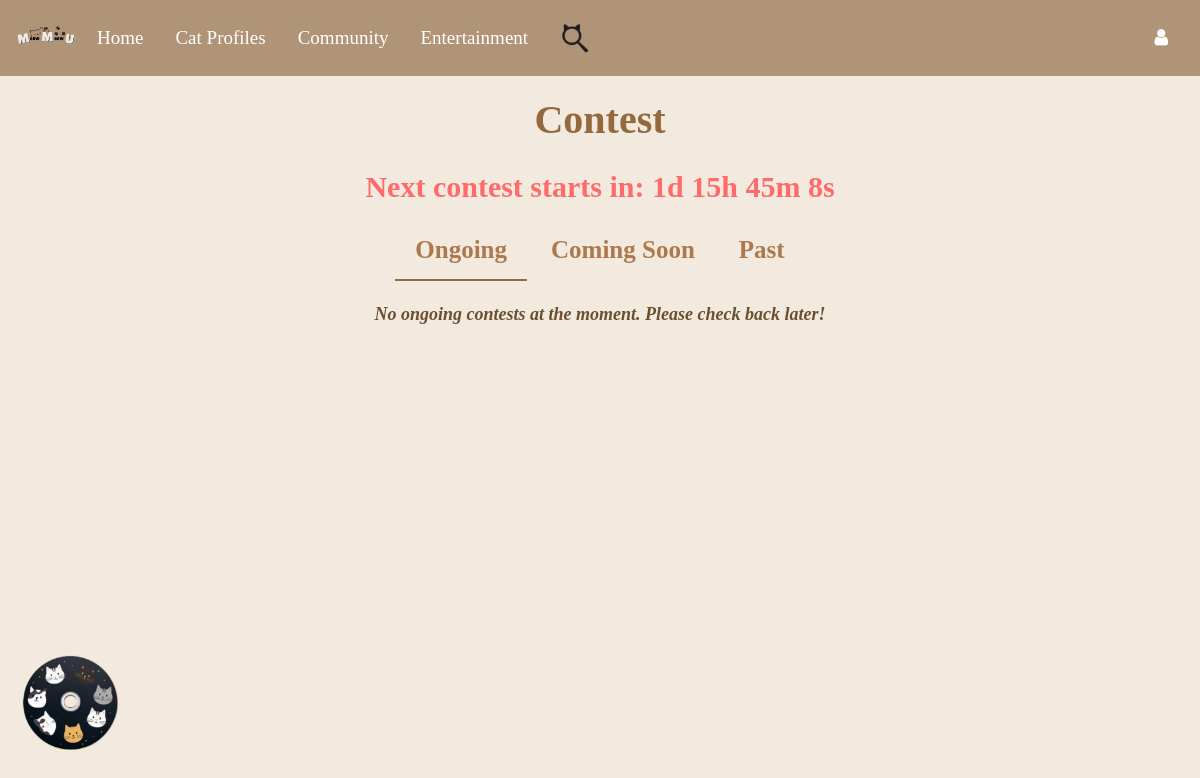
/contest_page, run on an earlier commit of the app's database.
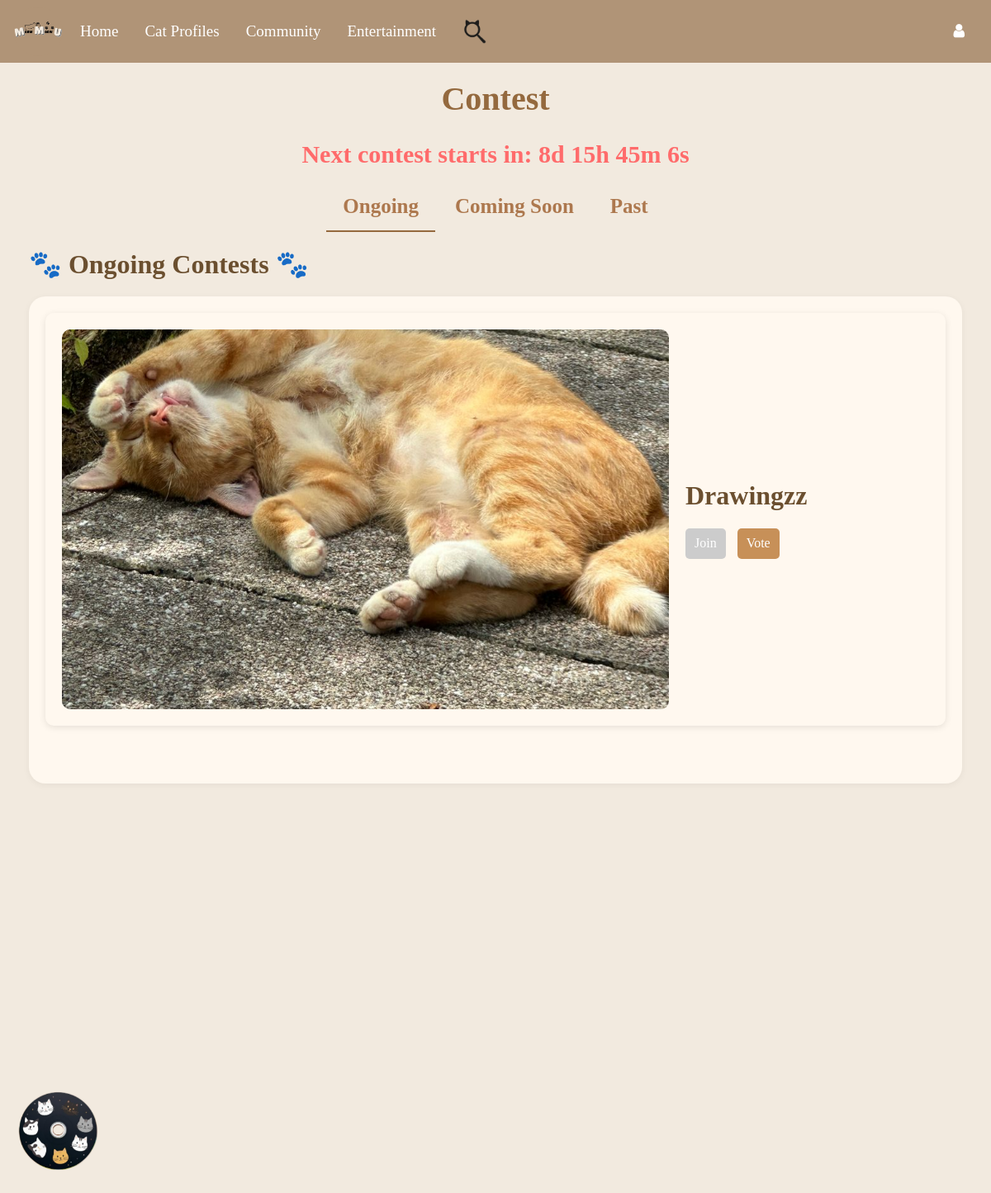
And on a later commit of the database.
### tables this page shows
CREATE TABLE contests (
    id INTEGER PRIMARY KEY AUTOINCREMENT,
    name TEXT NOT NULL,
    start_date TEXT NOT NULL,
    end_date TEXT NOT NULL,
    voting_start TEXT NOT NULL,
    voting_end TEXT NOT NULL,
    result_announcement TEXT NOT NULL,
    purpose TEXT NOT NULL,
    rules TEXT NOT NULL,
    prizes TEXT NOT NULL,
    banner_url TEXT
);

### Website/contestmanagement.py (the view)
@contestmanagement_bp.route("/contest_page")
def contest_page():
    print(f"DEBUG: current_user = {current_user}")  # Debugging current_user
    user_role = getattr(current_user, 'role', 'user')
    print(f"DEBUG: user_role = {user_role}")
    conn = get_db_connection()
    contests = conn.execute("SELECT * FROM contests").fetchall()  # Get all contests
    conn.close()
    today = date.today()
    contests = [dict(c) for c in contests]
    for c in contests:
        c["start_date"] = datetime.strptime(c["start_date"], "%Y-%m-%d").date()  #Convert string to date
        c["end_date"] = datetime.strptime(c["end_date"], "%Y-%m-%d").date()  #Convert string to date
        c["voting_end"] = datetime.strptime(c["voting_end"], "%Y-%m-%d").date()
    ongoing_contests = sorted(
        [c for c in contests if c["start_date"] <= today and c["voting_end"] >= today], key=lambda x: x["voting_end"]
    )  #Sort ongoing contests so those ending soonest are first
    upcoming_contests = sorted(
        [c for c in contests if c["start_date"] > today], key=lambda x: x["start_date"]
    )  #Sort upcoming contests by start date
    completed_contests = sorted(
        [c for c in contests if c["voting_end"] < today], key=lambda x: x["voting_end"], reverse=True
    )  #Sort completed contests with the latest ended at the top
    PER_PAGE = 3
    page_ongoing = request.args.get('page_ongoing', 1, type=int)
    page_upcoming = request.args.get('page_upcoming', 1, type=int)
    page_completed = request.args.get('page_completed', 1, type=int)
    section = request.args.get('section', 'ongoing')
    def paginate(items, page):
        start = (page - 1) * PER_PAGE
        end = start + PER_PAGE
        total_pages = (len(items) + PER_PAGE - 1) // PER_PAGE
        return items[start:end], total_pages
    ongoing_page_items, ongoing_total_pages = paginate(ongoing_contests, page_ongoing)
    upcoming_page_items, upcoming_total_pages = paginate(upcoming_contests, page_upcoming)
    completed_page_items, completed_total_pages = paginate(completed_contests, page_completed)
    return render_template("contest.html", contests=contests, user=current_user, user_role=user_role, user_has_submitted=user_has_submitted,
                           ongoing_contests=ongoing_page_items, upcoming_contests=upcoming_page_items, completed_contests=completed_page_items,
                           ongoing_page=page_ongoing, ongoing_total_pages=ongoing_total_pages, upcoming_page=page_upcoming, upcoming_total_pages=upcoming_total_pages, completed_page=page_completed, completed_total_pages=completed_total_pages, section=section)

### Website/contestmanagement.py (called while the page is built, shortened)
def get_db_connection():
    db_path = os.path.join(os.path.dirname(__file__), '..', 'instance', 'datebase.db')
    db_path = os.path.abspath(db_path)
    conn = sqlite3.connect(db_path)
    conn.row_factory = sqlite3.Row
    return conn

def user_has_submitted(name, contest_id):
    if not name or not contest_id:
        return False

### Website/templates/contest.html (shortened to what this page needs)
{% extends 'base.html' %}
{% block content %}
<div style="padding: 20px;">
    <h1>Contest</h1>
    <p id="countdown"></p>
    <div class="nav-bar-contest">
        <button class="tab-button active" onclick="showContest('ongoing')">Ongoing</button>
        <button class="tab-button" onclick="showContest('comingsoon')">Coming Soon</button>
        <button class="tab-button" onclick="showContest('past')">Past</button>
    </div>
    <div id="ongoing" class="contest-section">
        {% if ongoing_contests %}
        <h2>🐾 Ongoing Contests 🐾</h2>
        {% for contest in ongoing_contests %}
        <div class="individual-contest-container">
            <div class="flip-card" onclick="this.classList.toggle('flipped')">
                <div class="flip-card-inner">
                    <div class="flip-card-front">
                        {% if contest.banner_url and contest.banner_url != '' %}
                        <img src="{{ url_for('static', filename='contest/' + contest.banner_url.split('/')[-1]) }}"
                            alt="Contest Banner" class="banner">
                        {% endif %}
                        <div class="contest-info">
                            <h2>{{ contest.name }}</h2>
                            <button class="join-button" id="joinButton-{{ contest.id }}"
                                data-start="{{ contest.start_date }}" data-end="{{ contest.end_date }}"
                                onclick="event.stopPropagation(); redirectToSubmission('{{ contest.id }}')">Join</button>
                            {% if contest in ongoing_contests %}
                            <button class="vote-button"
                                onclick="event.stopPropagation(); window.location.href='{{ url_for('contestmanagement.voting', contest_id=contest.id) }}'">Vote</button>
                            {% elif contest in completed_contests %}
                            <button class="result-button"
                                onclick="event.stopPropagation(); window.location.href='{{ url_for('contestmanagement.view_result', contest_id=contest.id) }}'">View
                                Result</button>
                            {% endif %}
                        </div>
                    </div>
                    <div class="flip-card-back">
                        <p><strong>Start Date:</strong> {{ contest.start_date }}</p>
                        <p><strong>End Date:</strong> {{ contest.end_date }}</p>
                        <p><strong>Voting Period:</strong> {{ contest.voting_start }} to {{ contest.voting_end }}</p>
                        <p><strong>Result Announcement:</strong> {{ contest.result_announcement }}</p>
                        <div class="section">
                            <p><strong>Purpose:</strong></p>
                            <p>{{ contest.purpose | replace('\n', '<br>') | safe }}</p>
                        </div>
                        <div class="section">
                            <p><strong>Rules & Guidelines:</strong></p>
                            <p>{{ contest.rules | replace('\n', '<br>') | safe }}</p>
                        </div>
                    </div>
                </div>
            </div>
        </div>
        {% endfor %}
        {% else %}
        <p class="text-no-contest"> No ongoing contests at the moment. Please check back later! </p>
        {% endif %}
    </div>
</div>
{% endblock %}

### Website/templates/base.html (shortened to what this page needs)
<!DOCTYPE html>
<html>
<head>
    <link rel="stylesheet" href="https://stackpath.bootstrapcdn.com/bootstrap/4.4.1/css/bootstrap.min.css"
 />
    <link rel="stylesheet" href="https://stackpath.bootstrapcdn.com/font-awesome/4.7.0/css/font-awesome.min.css"
 />
</head>
<body>
    <nav class="navbar navbar-expand-lg navbar-dark" style="background-color: rgb(176, 148, 119);">
        <div style="height: 60px; width: 60px; border-radius: 50%; background-color: rgb(176, 148, 119);;
            padding: 5px; margin-right: 5px; display: flex; overflow: hidden; align-items: center; justify-content: center;">
            <img src="{{ url_for('static', filename='Images/Logo.png') }}" alt="Logo" style="width: auto; height: 130%; object-fit: contain;">
        </div>
        <a class="nav-item nav-link" style="font-family: 'Times New Roman'; color: white; font-size: 19px;"
            href="/">Home</a>
        <div class="dropdown nav-item">
            <a class="nav-link" href="#" id="dropdownMenuLink" aria-haspopup="true" aria-expanded="false"
                style="font-family: 'Times New Roman'; color: white; font-size: 19px;">
                Cat Profiles
            </a>
        </div>
        <a class="nav-item nav-link" style="font-family: 'Times New Roman'; color: white; font-size: 19px;"
            href="{{ url_for('community.community_feature') }}">
            Community
        </a>
        <div class="dropdown nav-item">
            <a class="nav-link" href="#" id="dropdownMenuLink" aria-haspopup="true" aria-expanded="false"
                style="font-family: 'Times New Roman'; color: white; font-size: 19px;">
                Entertainment
            </a>
        </div>
        <a class="nav-item nav-link" href="{{ url_for('search.search_feature') }}"
            style="color: white; font-size: 19px;">
            <img src="{{ url_for('static', filename='Images/option2.png') }}" alt="Search"
                style="width: 30px; height: 30px;">
        </a>
        <div class="ml-auto d-flex align-items-center">
            <div class="dropdown">
                <a class="nav-link" href="#" aria-haspopup="true" aria-expanded="false"
                    style="color: white; font-size: 19px;">
                    <i class="fa fa-user" aria-hidden="true"></i>
                </a>
            </div>
        </div>
    </nav>
    <div id="cd-container">
        <img id="cd" src="{{ url_for('static', filename='cd_designs/CD_2.png') }}" alt="CD">
    </div>
    <div class="container-fluid">{% block content %}{% endblock %}</div>
</body>
</html>

### Website/templates/base.html (style rules this page uses)
.dropdown { position: relative; display: inline-block; }
.navbar { display: flex; justify-content: space-between; align-items: center; position: sticky !important; position: -webkit-sticky !important; z-index: 1000; top: 0%; }
.ml-auto { margin-left: auto !important; }
body { background-color: #f9f4ef; }
#cd-container { position: fixed; bottom: 50px; left: 20px; width: 100px; cursor: pointer; z-index: 9999; }
#cd { width: 100%; animation: spin 4s linear infinite; }

### Website/templates/contest.html (style rules this page uses)
h1 { font-weight: bold; color: #94693e; text-align: center; margin-bottom: 20px; font-family: 'Times New Roman', Times, serif; }
h2 { color: #6b4f2f; font-family: 'Times New Roman', Times, serif; font-weight: bolder; margin-bottom: 20px; }
body { background-color: #f2eadf; }
.individual-contest-container { background-color: #fff8ef; border-radius: 20px; padding: 20px; margin-bottom: 50px; box-shadow: 0 2px 8px rgba(0, 0, 0, 0.05); }
.join-button { background-color: #6b4f2f; color: white; border: none; border-radius: 5px; padding: 6.5px 11px; font-family: 'Times New Roman', Times, serif; outline: none; }
.join-button[disabled] { background-color: #ccc; cursor: not-allowed; }
.vote-button, .result-button { background-color: #c79058; color: white; border: none; border-radius: 5px; padding: 6.5px 11px; margin-left: 10px; }
.nav-bar-contest { text-align: center; margin-bottom: 20px; font-family: 'Times New Roman', Times, serif; }
.tab-button { border: none; font-size: 25px; color: #ad784e; font-weight: bolder; padding: 10px 20px; background: none; cursor: pointer; transition: color 0.3s; }
.tab-button.active { border-bottom: 2px solid #94693e; }
.flip-card { background-color: transparent; width: 100%; height: 500px; perspective: 1000px; margin-bottom: 50px; }
.flip-card-inner { position: relative; width: 100%; height: 100%; text-align: left; transition: transform 0.8s; transform-style: preserve-3d; cursor: pointer; }
.flip-card-front, .flip-card-back { position: absolute; width: 100%; height: 100%; border-radius: 10px; box-shadow: 0 2px 8px rgba(0, 0, 0, 0.1); backface-visibility: hidden; background-color: #fff8ef; padding: 20px; box-sizing: border-box; }
.flip-card-front { color: black; display: flex; gap: 20px; align-items: center; }
.flip-card-front .banner { width: 70%; height: 100%; object-fit: cover; border-radius: 10px; }
.flip-card-front .contest-info { flex: 1; font-family: 'Times New Roman', Times, serif; }
.flip-card-back { color: #6b4f2f; transform: rotateY(180deg); overflow-y: auto; font-family: 'Times New Roman', Times, serif; font-size: 20px; }
#countdown { font-weight: bold; color: #ff6b6b; font-size: 30px; text-align: center; margin-bottom: 12px; font-family: 'Times New Roman', Times, serif; }

What changed in the data, as far as the page shows it:
now on this page (row edited): contests: banner_url (picture), name "Drawingzz"
Also different on the page:
text written by a page script: "Next contest starts in: 1d 15h 45m 8s" → "Next contest starts in: 8d 15h 45m 6s"
text no longer shown: "No ongoing contests at the moment. Please check back later!"
text now shown: "🐾 Ongoing Contests 🐾"
